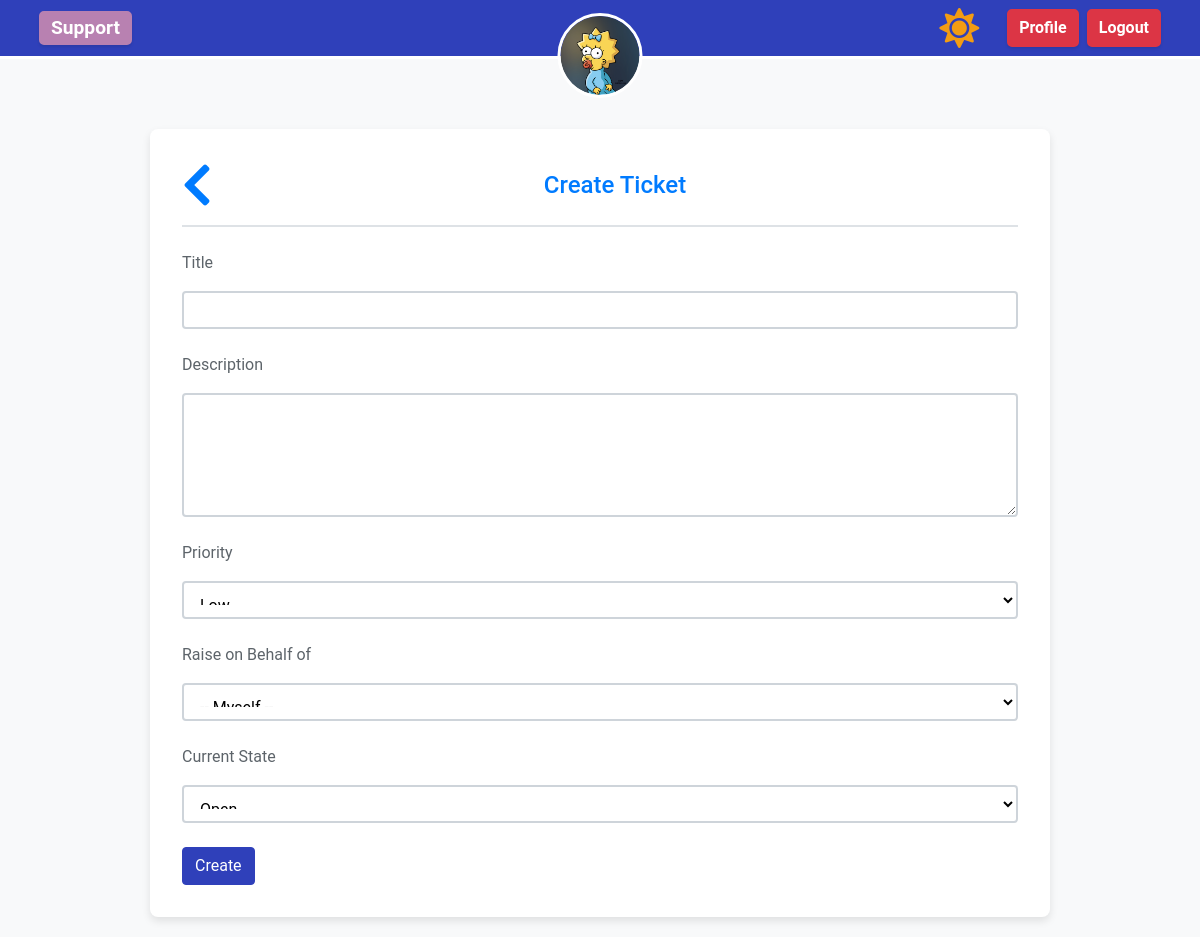
Screenshot of /create_ticket (signed in) with the database file from the repository.
### app/models.py (models this page shows, shortened)
class User(UserMixin, db.Model):
    id = db.Column(db.Integer, primary_key=True)
    name = db.Column(db.String(150), nullable=False)
    email = db.Column(db.String(150), unique=True, nullable=False)
    password_hash = db.Column(db.String(150), nullable=False)
    role = db.Column(db.String(50), nullable=False)
    profile_image = db.Column(
        db.String(150), nullable=True
    )  # Added profile_image as a column
    created_tickets = db.relationship(
        "Ticket",
        foreign_keys="Ticket.user_id",
        back_populates="creator",
        overlaps="assigned_tickets,comments",
    )
    assigned_tickets = db.relationship(
        "Ticket",
        foreign_keys="Ticket.assigned_to",
        back_populates="assignee",
        overlaps="created_tickets,comments",
    )
    user_comments = db.relationship(
        "Comment", back_populates="commenter", overlaps="commenter,comments"
    )

### app/views/create_ticket_view.py (the view, shortened to what this page needs)
class CreateTicketView(MethodView):
    decorators: ClassVar[list[Callable[[Any], Any]]] = [login_required]
    def get(self):
        referrer = request.args.get("referrer")
        if not referrer or not is_safe_url(referrer):
            referrer = url_for("main.all_tickets")
        all_users = []
        support_staff = []
        if current_user.role in ["admin", "support"]:
            all_users = User.query.all()
        if current_user.role == "admin":
            support_staff = User.query.filter(User.role.in_(["admin", "support"])).all()
        return render_template(
            "create_ticket.html",
            support_staff=support_staff,
            all_users=all_users,
            referrer=referrer,
            form_data={},  # Pass empty form_data for GET requests
        )

### app/routes.py (called while the page is built)
@bp.context_processor
def base_context():
    return inject_open_tickets_count()

### app/utils.py (called while the page is built)
def inject_open_tickets_count():
    open_tickets_count = Ticket.query.filter(
        Ticket.status.in_(["open", "in-progress"])
    ).count()
    if open_tickets_count > 10:
        badge_class = "badge-active-tickets-high"  # Red
    elif open_tickets_count > 5:
        badge_class = "badge-active-tickets-medium"  # Yellow
    elif open_tickets_count > 0:
        badge_class = "badge-active-tickets-low"  # Green
    else:
        badge_class = "badge-active-tickets-info"  # Blue or default color
    return {"open_tickets_count": open_tickets_count, "badge_class": badge_class}

### app/templates/create_ticket.html (shortened to what this page needs)
{% extends "base.html" %}
{% block content %}
<div class="auth-page">
  <div class="create-ticket-card">
    <div class="auth-header d-flex align-items-center mb-4">
      <a href="{{ url_for('main.index') }}" class="back-button me-2">
        <i class="fas fa-chevron-left back-button-icon"></i>
      </a>
      <h2 class="auth-title mb-0">Create Ticket</h2>
    </div>
    <form method="POST">
      <div class="form-group">
        <label for="title">Title</label>
        <input type="text" class="form-control" id="title" name="title" value="{{ form_data.get('title', '') }}"
          required />
      </div>
      <div class="form-group">
        <label for="description">Description</label>
        <textarea class="form-control" id="description" name="description" rows="4"
          required>{{ form_data.get('description', '') }}</textarea>
      </div>
      <div class="form-group">
        <label for="priority">Priority</label>
        <select class="form-control" id="priority" name="priority" required>
          <option value="low" {% if form_data.get('priority')=='low' %}selected{% endif %}>Low</option>
        </select>
      </div>
      {% if current_user.role in ['admin', 'support'] %}
      <div class="form-group">
        <label for="user_id">Raise on Behalf of</label>
        <select class="form-control" id="user_id" name="user_id">
          <option value="{{ current_user.id }}" {% if form_data.get('user_id')==current_user.id %}selected{% endif %}>--
            Myself --</option>
        </select>
      </div>
      <div class="form-group">
        <label for="status">Current State</label>
        <select class="form-control" id="status" name="status" required>
          <option value="open" {% if form_data.get('status')=='open' %}selected{% endif %}>Open</option>
        </select>
      </div>
      {% endif %}
      <button type="submit" class="btn btn-primary">Create</button>
    </form>
  </div>
</div>
{% endblock %}

### app/templates/base.html (shortened to what this page needs)
<!DOCTYPE html>
<html lang="en">
<head>
  <link href="https://stackpath.bootstrapcdn.com/bootstrap/4.5.2/css/bootstrap.min.css" rel="stylesheet" />
  <link href="https://cdn.datatables.net/1.13.4/css/jquery.dataTables.min.css" rel="stylesheet" />
  <link href="https://cdn.datatables.net/responsive/2.4.1/css/responsive.dataTables.min.css" rel="stylesheet" />
  <link rel="stylesheet" href="https://cdnjs.cloudflare.com/ajax/libs/font-awesome/5.15.4/css/all.min.css" />
  <link href="{{ url_for('static', filename='styles.css') }}" rel="stylesheet" />
</head>
<body class="light-mode">
  <nav class="navbar navbar-light">
    <div class="container-fluid position-relative">
      <div class="d-flex align-items-center" style="z-index: 10">
        {% if current_user.is_authenticated %}
        <span class="badge badge-role-{{ current_user.role }} d-none d-md-inline-block ml-2">
          {{ current_user.role.capitalize() }}
        </span>
        {% endif %}
      </div>
      <a class="navbar-brand position-absolute" href="#">
        {% if current_user.is_authenticated %}
        <img
          src="{{ url_for('static', filename='uploads/profile_images/' + (current_user.profile_image or 'default.jpg')) }}?{{ current_user.profile_image or '' }}"
          alt="Profile Image" class="logo-circle" />
        {% else %}
        <img src="{{ url_for('static', filename='logo.png') }}" alt="Help Desk Logo" class="logo-circle" />
        {% endif %}
      </a>
      <div class="d-flex align-items-center navbar-content" style="z-index: 10">
        <button id="theme-toggle-button" class="btn btn-link">
          <i id="theme-toggle-icon" class="fas fa-sun"></i>
        </button>
        {% if current_user.is_authenticated %}
        <a class="profile-badge mr-2 d-none d-md-inline-block"
          href="{{ url_for('main.update_profile', next=request.path) }}">
          Profile
        </a>
        <a class="logout-badge mr-2 d-none d-md-inline-block" href="{{ url_for('main.logout') }}">
          Logout
        </a>
        {% endif %}
      </div>
    </div>
  </nav>
  <div class="container">
     {% block content %} {% endblock %}
  </div>
</body>
</html>

### app/static/styles.css (style rules this page uses)
:root { --primary-color: #2f40ba; --secondary-color: #5d646a; --background-color: #f8f9fa; --background-color-dark-mode: #1e1e1e; --accent-color: #ffffff; --green-color: #28a745; --update-button: #c354ff; --view-button: #398fff; --card-background-dark-mode: #2e2e2e; --text-color-dark-mode: #f8f9fa; --badge-open-color: #a9be77; --badge-in-progress-color: #359d73; --badge-closed-color: var(--secondary-color); --badge-closed-color-dark-mode: var(--background-color); --badge-priority-high: #e54a50; --badge-priority-medium: #ea8553; --badge-priority-low: #5d9db9; --badge-admin-color: #dc3545; --badge-support-color: #b881b1; --badge-regular-color: #5d9db9; --badge-active-tickets-high: var(--badge-priority-high); --badge-active-tickets-medium: var(--badge-priority-medium); --badge-active-tickets-low: var(--badge-priority-low); --delete-button: var(--badge-priority-high); }
body { font-family: "Roboto", sans-serif; background-color: var(--background-color); margin: 0; color: var(--secondary-color); }
.container { margin-top: 50px; }
h2 { color: #007bff; }
.btn-primary, .btn-secondary, .btn-success { margin-right: 10px; }
.btn-primary { background-color: var(--primary-color); border-color: var(--primary-color); }
.badge { font-size: 1.2em; }
.navbar { background-color: var(--primary-color); position: relative; }
.navbar .navbar-brand, .navbar .nav-link { color: #ffffff; }
.navbar-brand { display: flex; align-items: center; pointer-events: none; position: absolute; left: 50%; transform: translateX(-50%); }
.back-button { margin-right: auto; display: flex; align-items: center; text-decoration: none; }
.back-button-icon { font-size: 48px; color: var(--primary-button); }
#theme-toggle-button { font-size: 1.5rem; cursor: pointer; height: 30px; display: flex; align-items: center; justify-content: center; padding-top: 15px; margin: 0; margin-right: 15px; margin-bottom: 10px; }
#theme-toggle-button .fas { transition: color 0.3s ease; font-size: 40px; line-height: 40px; }
body.light-mode #theme-toggle-icon { color: #f39c12; }
.badge-role-admin, .badge-role-support, .badge-role-regular, .logout-badge, .profile-badge { display: inline-flex; align-items: center; padding: 5px 10px; border-radius: 5px; box-shadow: 0 2px 3px rgba(0, 0, 0, 0.1); white-space: nowrap; justify-content: space-between; text-decoration: none !important; transition: transform 0.2s, box-shadow 0.2s; margin-left: auto; font-weight: bold; }
.logout-badge, .profile-badge { cursor: pointer; color: #ffff; background-color: #dc3545; border: 2px solid #dc3545; }
.badge-role-support { background-color: var(--badge-support-color); border: 2px solid var(--badge-support-color); color: #ffffff; }
.auth-page { display: flex; justify-content: center; align-items: center; min-height: 40vh; padding: 20px; background-color: var(--background-color); }
.auth-card, .create-ticket-card { width: 100%; padding: 2rem; background: #fff; border-radius: 8px; box-shadow: 0 4px 8px rgba(0, 0, 0, 0.1); box-sizing: border-box; }
.create-ticket-card { max-width: 900px; }
.auth-header { border-bottom: 2px solid #dee2e6; padding-bottom: 1rem; display: flex; align-items: center; justify-content: space-between; }
.auth-title { font-size: 1.5rem; color: #007bff; margin: 0 auto; text-align: center; flex-grow: 1; }
.form-group { margin-bottom: 1.5rem; }
.form-control, .dropdown-box { width: 100%; padding: 0.75rem; margin-top: 0.5rem; border-radius: 4px; border: 2px solid #ced4da; color: #000000; }
@media (min-width: 577px) { .navbar-brand { position: static; transform: none; margin: 0; } }
.btn-link { text-decoration: none !important; }
.navbar { border-bottom: 3px solid var(--accent-color); z-index: 1000; }
.navbar-brand { position: absolute; left: 50%; transform: translateX(-50%); bottom: -55px !important; }
.navbar-brand img { height: 85px; }
.logo-circle { width: 85px; height: 100px; border-radius: 50%; border: 3px solid var(--accent-color); object-fit: cover; }

### rows the page displays
User: role "Support", profile_image (picture)
